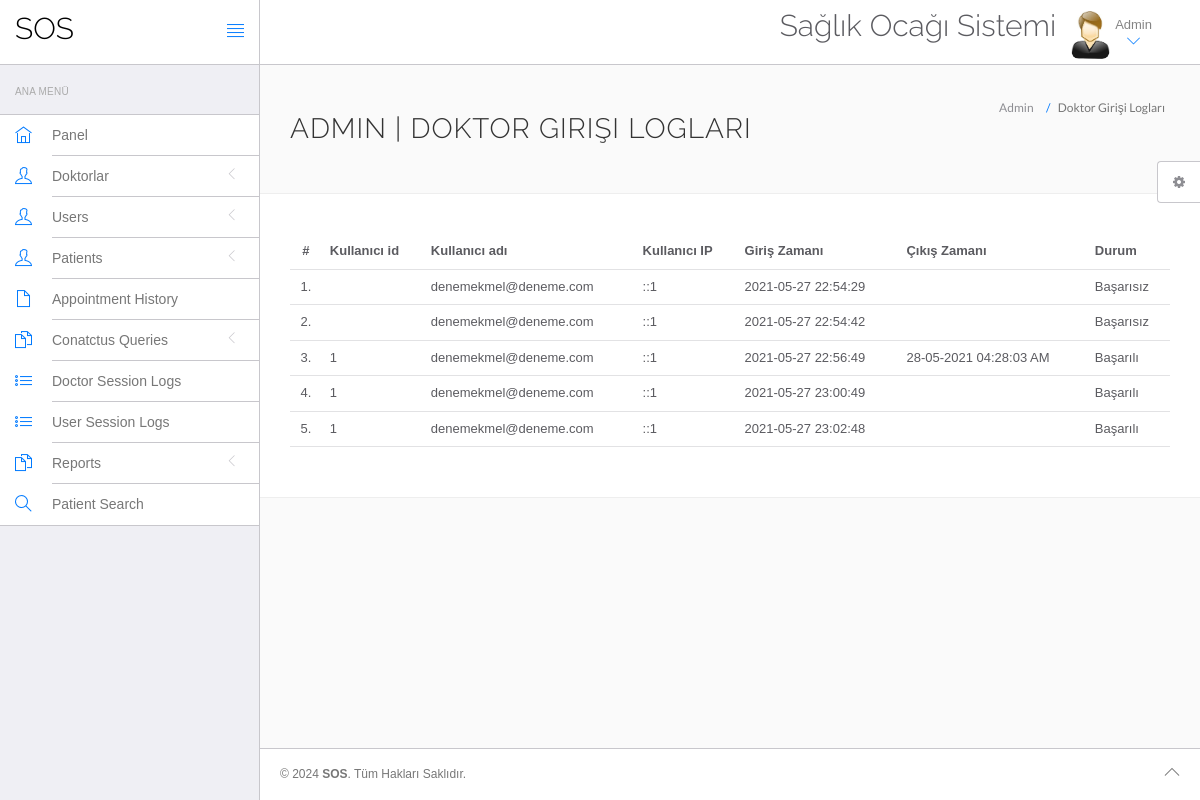
Page /hms/admin/doctor-logs.php (signed in) on the committed database.
### tables this page shows
CREATE TABLE `doctorslog` (
  `id` int(11) NOT NULL,
  `uid` int(11) DEFAULT NULL,
  `username` varchar(255) DEFAULT NULL,
  `userip` binary(16) DEFAULT NULL,
  `loginTime` timestamp NULL DEFAULT current_timestamp(),
  `logout` varchar(255) DEFAULT NULL,
  `status` int(11) DEFAULT NULL
);

### hms/admin/doctor-logs.php (the view, shortened to what this page needs)
<?php
include('include/config.php');
?>
<!DOCTYPE html>
<html lang="en">
	<head>
		<link rel="stylesheet" href="vendor/bootstrap/css/bootstrap.min.css">
		<link rel="stylesheet" href="vendor/fontawesome/css/font-awesome.min.css">
		<link rel="stylesheet" href="vendor/themify-icons/themify-icons.min.css">
		<link href="vendor/animate.css/animate.min.css" rel="stylesheet" media="screen">
		<link href="vendor/perfect-scrollbar/perfect-scrollbar.min.css" rel="stylesheet" media="screen">
		<link href="vendor/switchery/switchery.min.css" rel="stylesheet" media="screen">
		<link href="vendor/bootstrap-touchspin/jquery.bootstrap-touchspin.min.css" rel="stylesheet" media="screen">
		<link href="vendor/select2/select2.min.css" rel="stylesheet" media="screen">
		<link href="vendor/bootstrap-datepicker/bootstrap-datepicker3.standalone.min.css" rel="stylesheet" media="screen">
		<link href="vendor/bootstrap-timepicker/bootstrap-timepicker.min.css" rel="stylesheet" media="screen">
		<link rel="stylesheet" href="assets/css/styles.css">
		<link rel="stylesheet" href="assets/css/plugins.css">
		<link rel="stylesheet" href="assets/css/themes/theme-1.css" id="skin_color" />
	</head>
	<body>
		<div id="app">
<?php include('include/sidebar.php');?>
			<div class="app-content">
					<?php include('include/header.php');?>
				<div class="main-content" >
					<div class="wrap-content container" id="container">
						<section id="page-title">
							<div class="row">
								<div class="col-sm-8">
									<h1 class="mainTitle">Admin  | Doktor Girişi Logları</h1>
																	</div>
								<ol class="breadcrumb">
									<li>
										<span>Admin </span>
									</li>
									<li class="active">
										<span>Doktor Girişi Logları</span>
									</li>
								</ol>
							</div>
						</section>
						<div class="container-fluid container-fullw bg-white">
									<div class="row">
								<div class="col-md-12">
									<table class="table table-hover" id="sample-table-1">
										<thead>
											<tr>
												<th class="center">#</th>
												<th class="hidden-xs">Kullanıcı id</th>
												<th>Kullanıcı adı</th>
												<th>Kullanıcı IP</th>
												<th>Giriş Zamanı</th>
												<th>Çıkış Zamanı </th>
												<th> Durum </th>
											</tr>
										</thead>
										<tbody>
<?php
$sql=mysqli_query($con,"select * from doctorslog ");
$cnt=1;
while($row=mysqli_fetch_array($sql))
{
?>
											<tr>
												<td class="center"><?php echo $cnt;?>.</td>
												<td class="hidden-xs"><?php echo $row['uid'];?></td>
												<td class="hidden-xs"><?php echo $row['username'];?></td>
												<td><?php echo $row['userip'];?></td>
												<td><?php echo $row['loginTime'];?></td>
												<td><?php echo $row['logout'];?>
												</td>
												<td>
<?php if($row['status']==1)
{
	echo "Başarılı";
}
else
{
	echo "Başarısız";
}?>
</td>
											</tr>
											<?php
$cnt=$cnt+1;
											 }?>
										</tbody>
									</table>
								</div>
							</div>
								</div>
					</div>
				</div>
			</div>
	<?php include('include/footer.php');?>
	<?php include('include/setting.php');?>
		</div>
	</body>
</html>

### hms/admin/include/sidebar.php (shortened to what this page needs)
<div class="sidebar app-aside" id="sidebar">
				<div class="sidebar-container perfect-scrollbar">
<nav>
						<div class="navbar-title">
							<span>Ana Menü</span>
						</div>
						<ul class="main-navigation-menu">
							<li>
								<a href="dashboard.php">
									<div class="item-content">
										<div class="item-media">
											<i class="ti-home"></i>
										</div>
										<div class="item-inner">
											<span class="title"> Panel </span>
										</div>
									</div>
								</a>
							</li>
							<li>
								<a href="javascript:void(0)">
									<div class="item-content">
										<div class="item-media">
											<i class="ti-user"></i>
										</div>
										<div class="item-inner">
											<span class="title"> Doktorlar </span><i class="icon-arrow"></i>
										</div>
									</div>
								</a>
								</li>
				<li>
								<a href="javascript:void(0)">
									<div class="item-content">
										<div class="item-media">
											<i class="ti-user"></i>
										</div>
										<div class="item-inner">
											<span class="title"> Users </span><i class="icon-arrow"></i>
										</div>
									</div>
								</a>
								</li>
								<li>
								<a href="javascript:void(0)">
									<div class="item-content">
										<div class="item-media">
											<i class="ti-user"></i>
										</div>
										<div class="item-inner">
											<span class="title"> Patients </span><i class="icon-arrow"></i>
										</div>
									</div>
								</a>
								</li>
<li>
								<a href="appointment-history.php">
									<div class="item-content">
										<div class="item-media">
											<i class="ti-file"></i>
										</div>
										<div class="item-inner">
											<span class="title"> Appointment History </span>
										</div>
									</div>
								</a>
							</li>
				<li>
								<a href="javascript:void(0)">
									<div class="item-content">
										<div class="item-media">
											<i class="ti-files"></i>
										</div>
										<div class="item-inner">
											<span class="title"> Conatctus Queries </span><i class="icon-arrow"></i>
										</div>
									</div>
								</a>
								</li>
	<li>
								<a href="doctor-logs.php">
									<div class="item-content">
										<div class="item-media">
											<i class="ti-list"></i>
										</div>
										<div class="item-inner">
											<span class="title"> Doctor Session Logs </span>
										</div>
									</div>
								</a>
							</li>
							<li>
								<a href="user-logs.php">
									<div class="item-content">
										<div class="item-media">
											<i class="ti-list"></i>
										</div>
										<div class="item-inner">
											<span class="title"> User Session Logs </span>
										</div>
									</div>
								</a>
							</li>
				<li>
								<a href="javascript:void(0)">
									<div class="item-content">
										<div class="item-media">
											<i class="ti-files"></i>
										</div>
										<div class="item-inner">
											<span class="title"> Reports </span><i class="icon-arrow"></i>
										</div>
									</div>
								</a>
								<li>
								<a href="patient-search.php">
									<div class="item-content">
										<div class="item-media">
											<i class="ti-search"></i>
										</div>
										<div class="item-inner">
											<span class="title"> Patient Search </span>
										</div>
									</div>
								</a>
							</li>
								</li>
						</ul>
					</nav>
					</div>
			</div>

### hms/admin/include/header.php (shortened to what this page needs)
<header class="navbar navbar-default navbar-static-top">
					<div class="navbar-header">
						<a class="navbar-brand" href="#">
							<h2 style="padding-top:20%; color:#000 ">SOS</h2>
						</a>
						<a href="#" class="sidebar-toggler pull-right visible-md visible-lg" data-toggle-class="app-sidebar-closed" data-toggle-target="#app">
							<i class="ti-align-justify"></i>
						</a>
					</div>
					<div class="navbar-collapse collapse">
						<ul class="nav navbar-right">
								<li  style="padding-top:2% ">
								<h2>Sağlık Ocağı Sistemi</h2>
							</li>
							<li class="dropdown current-user">
								<a href class="dropdown-toggle" data-toggle="dropdown">
									<img src="assets/images/images.jpg" > <span class="username">
			Admin
									<i class="ti-angle-down"></i></i></span>
								</a>
							</li>
						</ul>
					</div>
				</header>

### hms/admin/include/footer.php
<footer>
				<div class="footer-inner">
					<div class="pull-left">
						&copy; <span class="current-year"></span><span class="text-bold text-uppercase"> SOS</span>. <span>Tüm Hakları Saklıdır.</span>
					</div>
					<div class="pull-right">
						<span class="go-top"><i class="ti-angle-up"></i></span>
					</div>
				</div>
			</footer>

### hms/admin/include/setting.php (shortened to what this page needs)
<div class="settings panel panel-default hidden-xs hidden-sm" id="settings">
				<button ct-toggle="toggle" data-toggle-class="active" data-toggle-target="#settings" class="btn btn-default">
					<i class="fa fa-spin fa-gear"></i>
				</button>
			</div>

### hms/admin/assets/css/plugins.css (style rules this page uses)
.perfect-scrollbar { overflow-y: hidden !important; }

### hms/admin/assets/css/themes/theme-1.css (style rules this page uses)
body { background: #FAFAFA; }
header .navbar-header { background: #ffffff !important; border-right-color: #c8c7cc !important; border-bottom-color: #c8c7cc !important; }
header .navbar-header .sidebar-toggler, header .navbar-header .sidebar-mobile-toggler { color: #007aff !important; }
header .navbar-header .navbar-brand { color: #777 !important; }
header .navbar-collapse { background: #ffffff !important; border-bottom-color: #c8c7cc !important; box-shadow: none !important; }
header .navbar-collapse .navbar-right > li > a { color: #777; }
header .navbar-collapse .navbar-right > li > a i { color: #007aff !important; }
#sidebar { background: #EFEFF4 !important; }
#sidebar:before { border-right-width: "1px" !important; border-right-style: solid; border-right-color: #c8c7cc !important; }
#sidebar nav { border-right-width: "1px" !important; border-right-style: solid; border-right-color: #c8c7cc !important; }
#sidebar nav .navbar-title { color: #aaaaaa; }
#sidebar nav > ul { background: #ffffff !important; border-bottom-color: #c8c7cc !important; border-top-color: #c8c7cc !important; }
#sidebar nav > ul > li > a .item-media > i { color: #007aff !important; }
#sidebar nav > ul > li > a .item-inner { color: #777 !important; border-bottom-color: #c8c7cc; }
#app > footer { background: #ffffff !important; border-top-color: #c8c7cc !important; color: #777; }

### rows in the picture
doctorslog: username "denemekmel@deneme.com", userip "::1", loginTime "2021-05-27 22:54:29", status "Başarısız"
doctorslog: username "denemekmel@deneme.com", userip "::1", loginTime "2021-05-27 22:54:42", status "Başarısız"
doctorslog: uid "1", username "denemekmel@deneme.com", userip "::1", loginTime "2021-05-27 22:56:49", logout "28-05-2021 04:28:03 AM", status "Başarılı"
doctorslog: uid "1", username "denemekmel@deneme.com", userip "::1", loginTime "2021-05-27 23:00:49", status "Başarılı"
doctorslog: uid "1", username "denemekmel@deneme.com", userip "::1", loginTime "2021-05-27 23:02:48", status "Başarılı"
